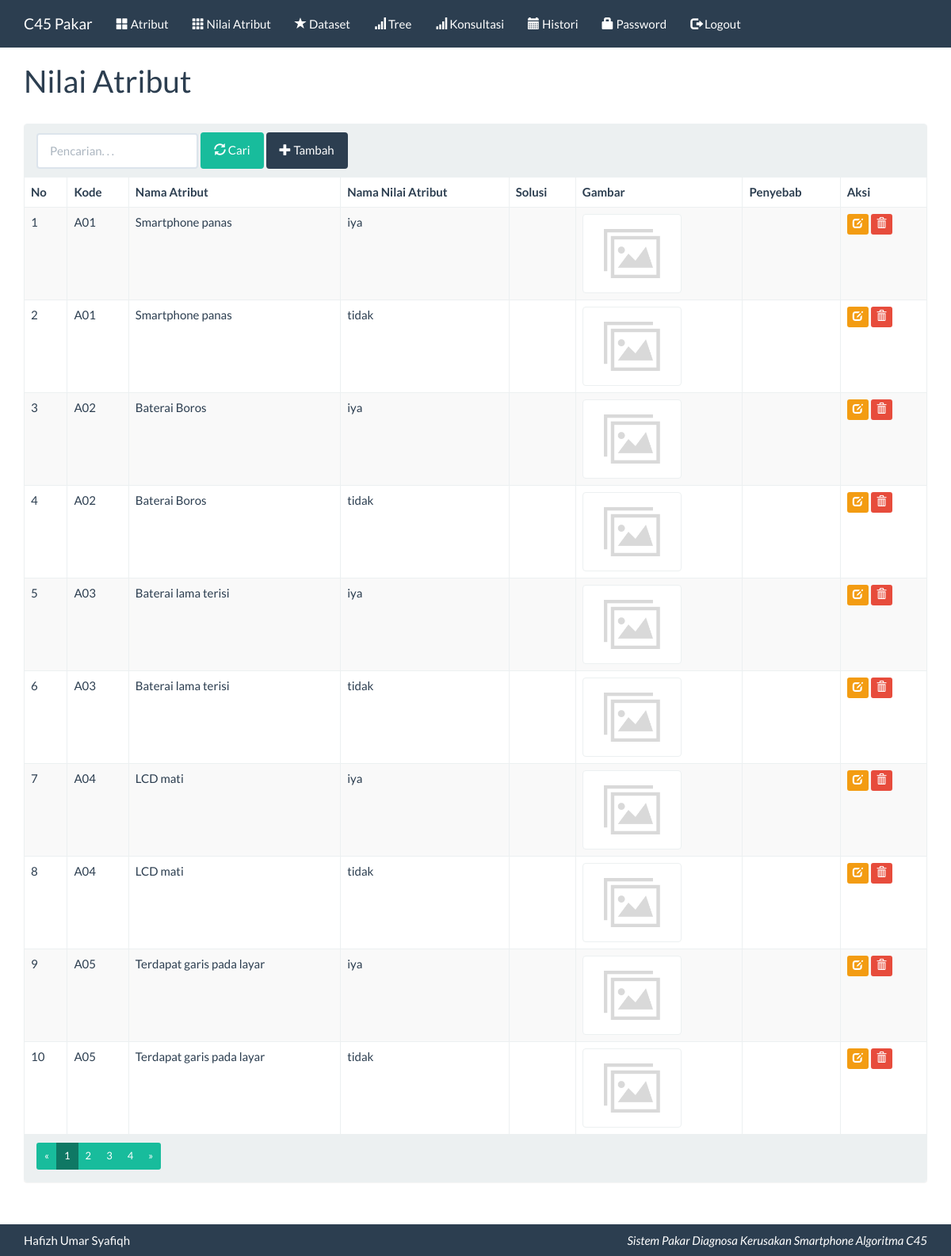
The app's page /index.php?m=nilai (signed in) with its own data.
### tables this page shows
CREATE TABLE `tb_nilai` (
  `id_nilai` int(11) NOT NULL,
  `id_atribut` varchar(255) DEFAULT NULL,
  `nama_nilai` varchar(255) DEFAULT NULL,
  `ket_nilai` varchar(255) DEFAULT NULL,
  `gambar_nilai` varchar(255) DEFAULT NULL,
  `penyebab` varchar(255) NOT NULL
);

CREATE TABLE `tb_atribut` (
  `id_atribut` varchar(16) NOT NULL,
  `nama_atribut` varchar(255) DEFAULT NULL,
  `gambar` varchar(255) DEFAULT NULL
);

### functions.php (called while the page is built, shortened)
<?php
include 'config.php';
include 'includes/db.php';
$db = new DB($config['server'], $config['username'], $config['password'], $config['database_name']);
include 'includes/paging.php';
function _get($key, $val = null)
{
    if (isset($_GET[$key]))
        return $_GET[$key];
    else
        return $val;
}
function _session($key, $val = null)
{
    if (isset($_SESSION[$key]))
        return $_SESSION[$key];
    else
        return $val;
}
$mod = _get('m');
function get_image_url($filename, $pref_f = "", $pref_d = "")
{
    $location = "assets/images/{$pref_f}{$filename}";
    $file = ABSPATH . $location;
    if (is_file($file))
        return $pref_d . $location;
    else
        return $pref_d . "assets/images/no_image.png";
}

### config.php (called while the page is built)
<?php
$config["server"] = 'localhost';
$config["username"] = 'root';
$config["password"] = '';
$config["database_name"] = 'eaglewor_c45';

### includes/db.php (called while the page is built, shortened)
<?php
class DB
{
    var $conn = null;
    public function __construct($host, $username, $passwd, $dbname)
    {
        $this->conn = mysqli_connect($host, $username, $passwd, $dbname);
    }
    public function query($sql)
    {
        $query = mysqli_query($this->conn, $sql) or die('<pre>Error mysqli_query: ' . mysqli_error($this->conn) . '<br />' . $sql . '</pre>');
        return $query;
    }
    public function get_results($sql)
    {
        $query = $this->query($sql);
        $arr = array();
        while ($row = mysqli_fetch_object($query)) {
            $arr[] = $row;
        }
        return $arr;
    }
    public function get_var($sql)
    {
        $query = $this->query($sql);
        $row = mysqli_fetch_row($query);
        return $row[0];
    }
}

### nilai.php (the view, shortened to what this page needs)
<div class="page-header">
    <h1>Nilai Atribut</h1>
</div>
<div class="panel panel-default">
    <div class="panel-heading">
        <form class="form-inline">
            <div class="form-group">
                <input class="form-control" type="text" placeholder="Pencarian. . ." name="q" value="<?= _get('q') ?>" />
            </div>
            <div class="form-group">
                <button class="btn btn-success"><span class="glyphicon glyphicon-refresh"></span> Cari</button>
            </div>
            <div class="form-group">
                <a class="btn btn-primary" href="?m=nilai_tambah"><span class="glyphicon glyphicon-plus"></span> Tambah</a>
            </div>
        </form>
    </div>
    <table class="table table-bordered table-hover table-striped">
        <thead>
            <tr>
                <th>No</th>
                <th>Kode</th>
                <th>Nama Atribut</th>
                <th>Nama Nilai Atribut</th>
                <th>Solusi</th>
                <th>Gambar</th>
                <th>Penyebab</th>
                <th>Aksi</th>
            </tr>
        </thead>
        <?php
        $q = esc_field(_get('q'));
        $pg = new Paging();
        $limit = 10;
        $offset = $pg->get_offset($limit, _get('page'));
        $from = "FROM tb_nilai n INNER JOIN tb_atribut a ON a.id_atribut=n.id_atribut";
        $where = "WHERE nama_atribut LIKE '%$q%' OR nama_nilai LIKE '%$q%'";
        $rows = $db->get_results("SELECT * $from $where ORDER BY n.id_atribut, n.nama_nilai LIMIT $offset, $limit");
        $jumrec = $db->get_var("SELECT COUNT(*) $from $where");
        $no = $offset;
        foreach ($rows as $row) : ?>
            <tr>
                <td><?= ++$no ?></td>
                <td><?= $row->id_atribut ?></td>
                <td><?= $row->nama_atribut ?></td>
                <td><?= $row->nama_nilai ?></td>
                <td><?= $row->ket_nilai ?></td>
                <td><img class="thumbnail" src="<?= get_image_url($row->gambar_nilai, 'nilai/small_') ?>" height="100" /></td>
                <td><?= $row->penyebab ?></td>
                <td class="nw">
                    <a class="btn btn-xs btn-warning" href="?m=nilai_ubah&ID=<?= $row->id_nilai ?>"><span class="glyphicon glyphicon-edit"></span></a>
                    <a class="btn btn-xs btn-danger" href="aksi.php?act=nilai_hapus&ID=<?= $row->id_nilai ?>" onclick="return confirm('Hapus data?')"><span class="glyphicon glyphicon-trash"></span></a>
                </td>
            </tr>
        <?php endforeach;
        ?>
    </table>
    <div class="panel-footer">
        <ul class="pagination"><?= $pg->show("m=nilai&q=" . _get('q') . "&page=", $jumrec, $limit, _get('page')) ?></ul>
    </div>
</div>

### index.php (shortened to what this page needs)
<?php
include 'functions.php';
?>
<!DOCTYPE html>
<html lang="en">
<head>
	<link href="assets/css/flatly-bootstrap.min.css" rel="stylesheet" />
	<link href="assets/css/general.css" rel="stylesheet" />
</head>
<body>
	<nav class="navbar navbar-default navbar-static-top">
		<div class="container">
			<div class="navbar-header">
				<a class="navbar-brand" href="?">C45 Pakar</a>
			</div>
			<div id="navbar" class="navbar-collapse collapse">
				<ul class="nav navbar-nav">
					<?php if (_session('level') == 'admin') : ?>
						<li><a href="?m=atribut"><span class="glyphicon glyphicon-th-large"></span> Atribut</a></li>
						<li><a href="?m=nilai"><span class="glyphicon glyphicon-th"></span> Nilai Atribut</a></li>
						<li><a href="?m=dataset"><span class="glyphicon glyphicon-star"></span> Dataset</a></li>
						<li><a href="?m=c45_tree"><span class="glyphicon glyphicon-signal"></span> Tree</a></li>
						<li><a href="?m=konsultasi&act=new"><span class="glyphicon glyphicon-signal"></span> Konsultasi</a></li>
						<li><a href="?m=histori"><span class="glyphicon glyphicon-calendar"></span> Histori</a></li>
						<li><a href="?m=password"><span class="glyphicon glyphicon-lock"></span> Password</a></li>
						<li><a href="aksi.php?act=logout"><span class="glyphicon glyphicon-log-out"></span> Logout</a></li>
					<?php elseif (_session('level') == 'user') : ?>
						<li><a href="?m=konsultasi&act=new"><span class="glyphicon glyphicon-signal"></span> Konsultasi</a></li>
						<li><a href="?m=password"><span class="glyphicon glyphicon-lock"></span> Password</a></li>
						<li><a href="aksi.php?act=logout"><span class="glyphicon glyphicon-log-out"></span> Logout</a></li>
					<?php else : ?>
						<li><a href="?m=daftar"><span class="glyphicon glyphicon-user"></span> Daftar</a></li>
						<li><a href="?m=login"><span class="glyphicon glyphicon-log-in"></span> Login</a></li>
					<?php endif ?>
				</ul>
			</div>
		</div>
	</nav>
	<div class="container">
		<?php
		if (file_exists($mod . '.php'))
			include $mod . '.php';
		else
			include 'home.php';
		?>
	</div>
<footer class="footer bg-primary">
		<div class="container">
			<p> Hafizh Umar Syafiqh <em class="pull-right">Sistem Pakar Diagnosa Kerusakan Smartphone Algoritma C45</em></p>
		</div>
	</footer>
</body>
</html>

### includes/paging.php (shortened to what this page needs)
<?php
class Paging
{
	var $page_showed = 3;
	function get_offset($limit = 1, $page = 1)
	{
		if (empty($page) || $page < 1) {
			$position = 0;
		} else {
			$position = ($page - 1) * $limit;
		}
		return $position;
	}
	function get_total_page($jumrec = 1, $limit = 1)
	{
		$total_page = ceil($jumrec / $limit);
		return $total_page;
	}
	function get_link($attribut = "", $jumrec = 1, $limit = 1, $page = 1)
	{
		$total_page = $this->get_total_page($jumrec, $limit);
		if ($page < 1) {
			$page = 1;
		}
		$page_link = "<li><a href='index.php?" . $attribut . "1' title='Awal'>&laquo;</a></li>";
		for ($i = 1; $i <= $total_page; $i++) {
			if (($i >= $page - $this->page_showed && $i <= $page) || ($i <= $page + $this->page_showed && $i >= $page) || $i % 10 == 0) {
				if ($i == $page) {
					$page_link .= "<li class='active'><a href='index.php?" . $attribut . "$i' title='Halaman $i'>$i</a></li>";
				} else {
					$page_link .= "<li><a href='index.php?" . $attribut . "$i' title='Halaman $i'>$i</a></li>";
				}
			}
		}
		$page_link .= "<li><a href='index.php?" . $attribut . $total_page . "' title='Akhir' class='paging_next'>&raquo;</a></li>";
		return $page_link;
	}
	function show($attribut = "", $jumrec = 1, $limit = 1, $page = 1)
	{
		$total_page = $this->get_total_page($jumrec, $limit);
		return '<ul class="pagination pagination-sm no-margin pull-right">' . $this->get_link($attribut, $jumrec, $limit, $page) . "</ul>";
	}
}

### assets/css/general.css (style rules this page uses)
html { position: relative; min-height: 100%; }
body { margin-bottom: 70px; }
.footer { position: absolute; bottom: 0; width: 100%; height: 40px; }
.footer .container p { margin: 10px 0; }
.nw { white-space: nowrap; }
.table .thumbnail { margin: 0; }
.panel-footer .pagination { margin: 0; }
.page-header { margin-top: 0; padding-bottom: 0; }
.page-header h1 { margin-top: 0; }

### records on screen
tb_nilai: id_atribut.id_atribut "A01", id_atribut.nama_atribut "Smartphone panas", nama_nilai "iya"
tb_nilai: id_atribut.id_atribut "A01", id_atribut.nama_atribut "Smartphone panas", nama_nilai "tidak"
tb_nilai: id_atribut.id_atribut "A02", id_atribut.nama_atribut "Baterai Boros", nama_nilai "iya"
tb_nilai: id_atribut.id_atribut "A02", id_atribut.nama_atribut "Baterai Boros", nama_nilai "tidak"
tb_nilai: id_atribut.id_atribut "A03", id_atribut.nama_atribut "Baterai lama terisi", nama_nilai "iya"
tb_nilai: id_atribut.id_atribut "A03", id_atribut.nama_atribut "Baterai lama terisi", nama_nilai "tidak"
tb_nilai: id_atribut.id_atribut "A04", id_atribut.nama_atribut "LCD mati", nama_nilai "iya"
tb_nilai: id_atribut.id_atribut "A04", id_atribut.nama_atribut "LCD mati", nama_nilai "tidak"
tb_nilai: id_atribut.id_atribut "A05", id_atribut.nama_atribut "Terdapat garis pada layar", nama_nilai "iya"
tb_nilai: id_atribut.id_atribut "A05", id_atribut.nama_atribut "Terdapat garis pada layar", nama_nilai "tidak"
